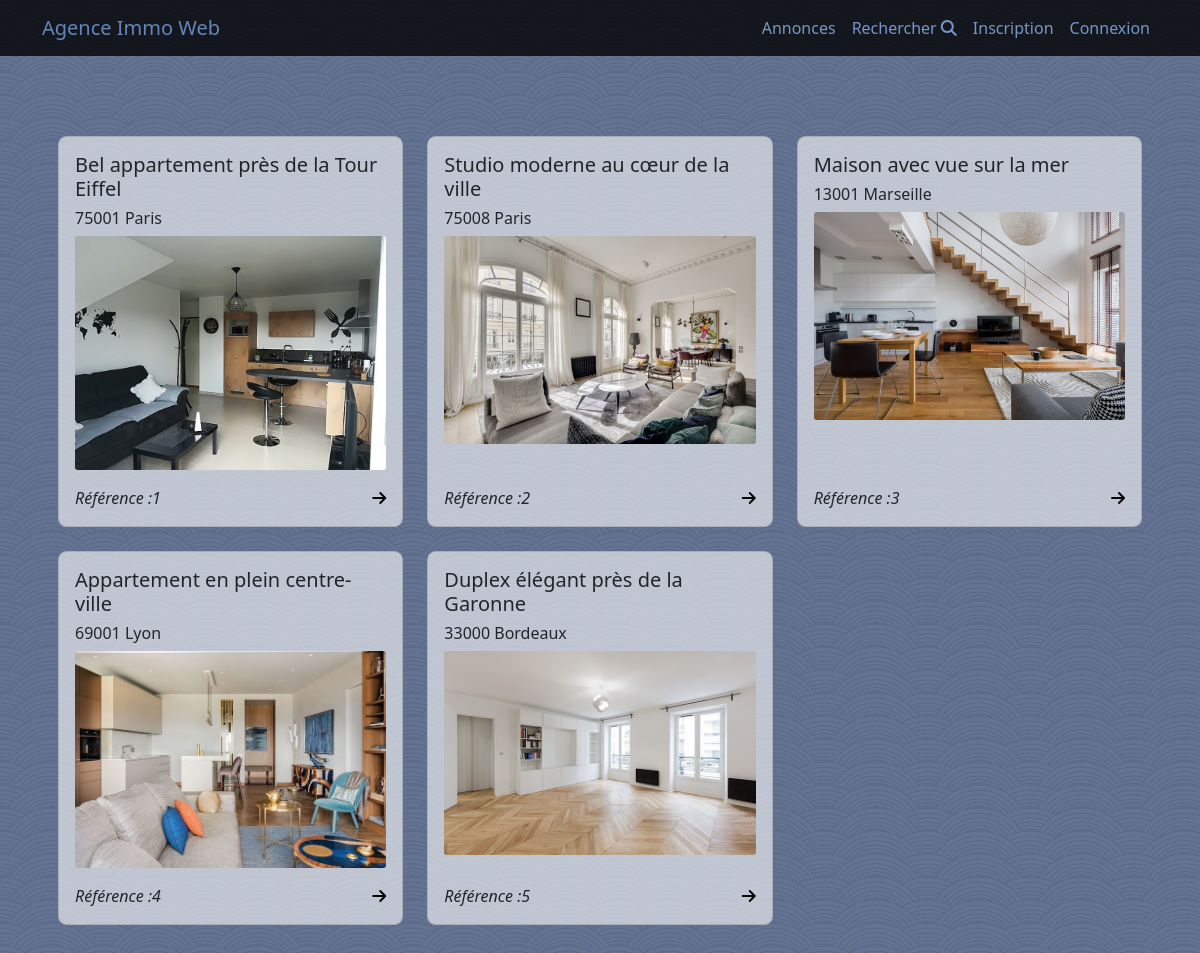
The app's page /, older data.
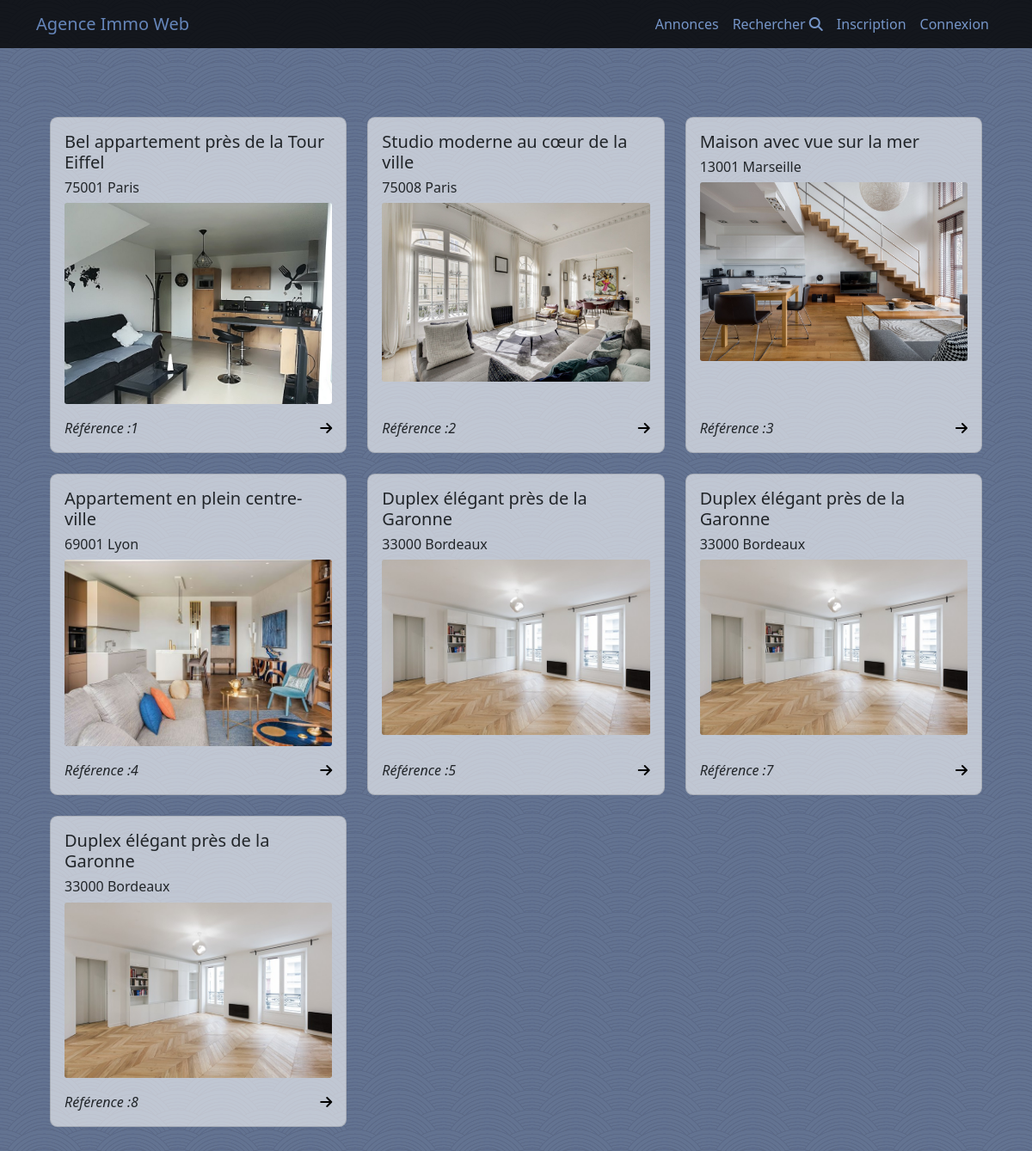
The same page, newer data.
### tables this page shows
CREATE TABLE IF NOT EXISTS `disponibilite` (
  `id` int NOT NULL AUTO_INCREMENT,
  `dateDebut` date NOT NULL,
  `dateFin` date NOT NULL,
  `idLogement` int NOT NULL,
  `tarif` decimal(10,0) NOT NULL,
  `valide` tinyint(1) NOT NULL,
  `derive` int DEFAULT NULL,
  PRIMARY KEY (`id`),
  KEY `idLogement` (`idLogement`)
);

CREATE TABLE IF NOT EXISTS `logement` (
  `id` int NOT NULL AUTO_INCREMENT,
  `rue` varchar(200) NOT NULL,
  `codePostal` varchar(10) NOT NULL,
  `ville` varchar(150) NOT NULL,
  `description` varchar(255) NOT NULL,
  `idProprietaire` int DEFAULT NULL,
  PRIMARY KEY (`id`),
  KEY `Logement_Utilisateur_FK` (`idProprietaire`)
);

### control/controleur.php (called while the page is built, shortened)
<?php
class Controleur
{
    public function accueil($message = null)
    {
        $lesAnnonces = (new annonce)->recupererAnnonces(0, 5);
        (new vue)->accueil($lesAnnonces, $message);
    }
}
?>

### model/annonce.php (called while the page is built, shortened)
<?php
class annonce
{
    private $pdo;
    public function __construct()
    {
        $config = parse_ini_file("config.ini");
        try {
            $this->pdo = new \PDO("mysql:host=" . $config["host"] . ";dbname=" . $config["database"] . ";charset=utf8", $config["user"], $config["password"]);
        } catch (Exception $e) {
            echo $e->getMessage();
        }
    }
    public function recupererAnnonces($nb1 = null, $nb2 = null)
    {
        $sql = "SELECT disponibilite.id AS id, rue, codePostal, ville, description, idProprietaire, COUNT(Piece.id) AS nbPieces, SUM(surface) AS surfaceTotal, Photo.lien AS lienPhoto
                FROM Logement
                INNER JOIN Piece ON Logement.id = Piece.idLogement
                INNER JOIN Photo ON Logement.id = Photo.idLogement
                INNER JOIN disponibilite ON Logement.id = disponibilite.idLogement
                WHERE valide = 1
                GROUP BY disponibilite.id ";
        $req = $this->pdo->prepare($sql);
        $res = $req->execute();
        $lesAnnonces = $req->fetchAll();
        return $lesAnnonces;
    }
}

### view/vue.php (the view, shortened to what this page needs)
<?php
class Vue {
  public function entete() {
    echo '
        <!DOCTYPE html>
        <html lang="en">
        <head>
            <meta charset="UTF-8">
            <meta http-equiv="X-UA-Compatible" content="IE=edge">
            <meta name="viewport" content="width=device-width, initial-scale=1.0">
            <link href="css/bootstrap.css" rel="stylesheet">
            <style>
                body {
                    background-image: url("view/image-4o0ualio.png");
                    background-repeat: repeat;
                }
                .text-noir {
                  color: black;
                }
                .btn-text-color {
                  margin-top: 10%;
                  background-color : transparent;
                  color: #7696c9;
                  border : none;
                }
            </style>
            <title>Document</title>
        </head>
        <body>
          <nav class="navbar navbar-expand-lg navbar-dark bg-dark fixed-top">
            <div class="container">
              <a class="navbar-brand" href="index.php">Agence Immo Web</a>
              <div class="collapse navbar-collapse" id="navbarNav">
                <ul class="navbar-nav ms-auto">
                  <li class="nav-item">
                    <a class="nav-link" href="index.php?action=annonce">Annonces</a>
                  </li>
                  <li class="nav-item">
                    <a class="nav-link" href="index.php?action=recherche">Rechercher <i class="fa-solid fa-magnifying-glass"></i></a>
                  </li>';
                  if(isset($_SESSION['Proprietaire_session'])) {
                    echo '
                    <div class="dropdown">
                      <button class="btn-text-color dropdown-toggle" type="button" id="dropdownMenuButton1" data-bs-toggle="dropdown" aria-expanded="false">
                        Gérer
                      </button>
                      <ul class="dropdown-menu" aria-labelledby="dropdownMenuButton1">
                        <li><a class="dropdown-item" href="index.php?action=mesLogements">Mes Logements</a></li>
                        <li><a class="dropdown-item" href="index.php?action=logout">Déconnexion</a></li>
                      </ul>
                    </div>';
                  }
                  else{
                    echo '
                      <li class="nav-item">
                        <a class="nav-link" href="index.php?action=inscription&id=1">Inscription</a>
                      </li>
                      <li class="nav-item">
                        <a class="nav-link" href="index.php?action=connexion">Connexion</a>
                      </li>';
                  }
                  echo '
                </ul>
              </div>
            </div>
          </nav>';
  }
  public function accueil($lesAnnonces, $message = null) {
    $this->entete();
    echo '
              <div class="container d-flex justify-content-center main-content">
                <div class="container-fluid bg-transparent my-4 p-3" style="position: relative;">
                  <div class="row">';
    foreach($lesAnnonces as $annonce) {
      echo '
                        <div class="col-md-4 mb-4">
                          <div class="card carte h-100">
                            <div class="card-body">
                              <h5 class="card-text">'.$annonce["description"].'</h5>
                              <h6 class="card-text">'.$annonce["codePostal"]." ".$annonce["ville"].'</h6>
                              <img class="card-img img-fluid" src="./images/'.$annonce["lienPhoto"].'">
                            </div>
                            <div class="mx-3 mb-3">
                              <i>Référence :'.$annonce["id"].'</i>
                              <a class="float-end" href="index.php?action=demandeReservation&id='.$annonce["id"].'">
                                <i class="fa-solid fa-arrow-right text-noir"></i>
                              </a>
                            </div>
                          </div>
                        </div>';
        }
        echo '</div></div></div>';
        $this->fin();
    }
  public function fin() {
    echo "
      </body>
      <script src='https://unpkg.com/@popperjs/core@2.11.6/dist/umd/popper.min.js'></script>
      <script src='https://cdn.jsdelivr.net/npm/bootstrap@5.0.2/dist/js/bootstrap.min.js'></script>
      <script src='https://kit.fontawesome.com/18d92584e8.js'></script>
      </html>";
  }
}
?>

### index.php (shortened to what this page needs)
<?php
$config = parse_ini_file("config.ini");
try {
    $pdo = new \PDO("mysql:host=".$config["host"].";dbname=".$config["database"].";charset=utf8", $config["user"], $config["password"]);
} catch (Exception $e) {
    echo "<h1>Erreur de connexion à la base de données :</h1>";
    echo $e->getMessage();
    exit;
}
require("control/controleur.php");
require("view/vue.php");
require("model/annonce.php");
if(isset($_GET["action"])) {
    switch($_GET["action"]) {
        case "accueil":
            (new controleur)->accueil();
            break;
        case "connexion":
            (new controleur)->connexion();
            break;
        case "inscription":
            (new controleur)->inscription();
            break;
        case "recherche":
            (new controleur)->recherche();
            break;
        case "demandeReservation":
            (new controleur)->demandeReservation();
            break;
        case "succes":
            (new controleur)->succes();
            break;
        case "reservation":
            (new controleur)->reservation();
            break;
        case "mesLogements":
            (new controleur)->mesLogements();
            break;
        case "mesReservationsClient":
            (new Controleur)->mesReservationsClient();
            break;
        case "GestionsReservationIdLogement":
            (new Controleur)->GestionsReservationIdLogement();
            break;
        case "GestionsDisponibiliteIdLogement":
            (new Controleur)->GestionsDisponibiliteIdLogement();
            break;
        case "logout":
            (new controleur)->logout();
            (new controleur)->accueil();
            break;
        case "annonce":
            (new controleur)->boutonannonce();
            break;
        case "annulerReservation":
            (new Controleur)->annulerReservation();
            break;
        default:
            (new controleur)->erreur404();
            break;
    }
} else {
    (new controleur)->accueil();
}
?>

### view/vue.php (style rules this page uses)
body { background-image: url("view/image-4o0ualio.png"); background-repeat: repeat; }
.text-noir { color: black; }

Row changes from the older to the newer data that the page shows:
added disponibilite: idLogement.description "Duplex élégant près de la Garonne", idLogement.codePostal "33000", idLogement.ville "Bordeaux", id "7"
added disponibilite: idLogement.description "Duplex élégant près de la Garonne", idLogement.codePostal "33000", idLogement.ville "Bordeaux", id "8"
